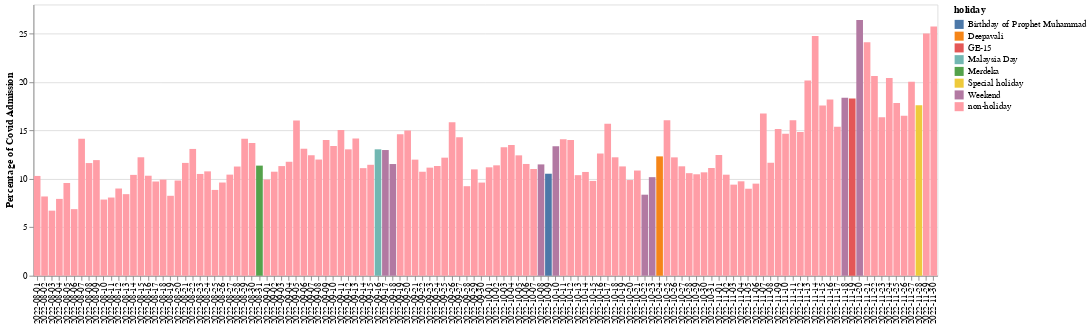

The code cell stored with this chart in its notebook:
### Code cell
alt.Chart(mergedhosp_malaysia).mark_bar().encode(
    x=alt.X('date', title=None) ,
    y=alt.Y('percentage_admitted', title='Percentage of Covid Admission'),
    tooltip=('date','holiday','malaysia_cases_new','admitted_covid','percentage_admitted'),
    color= 'holiday'
).properties(width=1000)

### Figure 1 — Vega-Lite specification as saved in the notebook (floating-point values rounded to 4 significant figures)
{"config": {"view": {"continuousWidth": 400, "continuousHeight": 300}}, "data": {"name": "data-c3a883f55ad697ca351b0caccef86f8d"}, "mark": "bar", "encoding": {"color": {"field": "holiday", "type": "nominal"}, "tooltip": [{"field": "date", "type": "nominal"}, {"field": "holiday", "type": "nominal"}, {"field": "malaysia_cases_new", "type": "quantitative"}, {"field": "admitted_covid", "type": "quantitative"}, {"field": "percentage_admitted", "type": "quantitative"}], "x": {"field": "date", "title": null, "type": "nominal"}, "y": {"field": "percentage_admitted", "title": "Percentage of Covid Admission", "type": "quantitative"}}, "width": 1000, "$schema": "https://vega.github.io/schema/vega-lite/v4.17.0.json", "datasets": {"data-c3a883f55ad697ca351b0caccef86f8d": [{"date": "2022-08-01", "holiday": "non-holiday", "malaysia_cases_new": 3213, "admitted_covid": 331, "percentage_admitted": 10.3}, {"date": "2022-08-02", "holiday": "non-holiday", "malaysia_cases_new": 4204, "admitted_covid": 344, "percentage_admitted": 8.183}, {"date": "2022-08-03", "holiday": "non-holiday", "malaysia_cases_new": 5330, "admitted_covid": 358, "percentage_admitted": 6.717}, {"date": "2022-08-04", "holiday": "non-holiday", "malaysia_cases_new": 4413, "admitted_covid": 350, "percentage_admitted": 7.931}, {"date": "2022-08-05", "holiday": "non-holiday", "malaysia_cases_new": 3927, "admitted_covid": 376, "percentage_admitted": 9.575}, {"date": "2022-08-06", "holiday": "non-holiday", "malaysia_cases_new": 4684, "admitted_covid": 322, "percentage_admitted": 6.874}, {"date": "2022-08-07", "holiday": "non-holiday", "malaysia_cases_new": 2728, "admitted_covid": 386, "percentage_admitted": 14.15}, {"date": "2022-08-08", "holiday": "non-holiday", "malaysia_cases_new": 2863, "admitted_covid": 333, "percentage_admitted": 11.63}, {"date": "2022-08-09", "holiday": "non-holiday", "malaysia_cases_new": 3083, "admitted_covid": 368, "percentage_admitted": 11.94}, {"date": "2022-08-10", "holiday": "non-holiday", "malaysia_cases_new": 4896, "admitted_covid": 385, "percentage_admitted": 7.864}, {"date": "2022-08-11", "holiday": "non-holiday", "malaysia_cases_new": 4831, "admitted_covid": 390, "percentage_admitted": 8.073}, {"date": "2022-08-12", "holiday": "non-holiday", "malaysia_cases_new": 3943, "admitted_covid": 355, "percentage_admitted": 9.003}, {"date": "2022-08-13", "holiday": "non-holiday", "malaysia_cases_new": 4334, "admitted_covid": 365, "percentage_admitted": 8.422}, {"date": "2022-08-14", "holiday": "non-holiday", "malaysia_cases_new": 3045, "admitted_covid": 317, "percentage_admitted": 10.41}, {"date": "2022-08-15", "holiday": "non-holiday", "malaysia_cases_new": 2437, "admitted_covid": 298, "percentage_admitted": 12.23}, {"date": "2022-08-16", "holiday": "non-holiday", "malaysia_cases_new": 3429, "admitted_covid": 354, "percentage_admitted": 10.32}, {"date": "2022-08-17", "holiday": "non-holiday", "malaysia_cases_new": 3516, "admitted_covid": 342, "percentage_admitted": 9.727}, {"date": "2022-08-18", "holiday": "non-holiday", "malaysia_cases_new": 4071, "admitted_covid": 404, "percentage_admitted": 9.924}, {"date": "2022-08-19", "holiday": "non-holiday", "malaysia_cases_new": 3490, "admitted_covid": 288, "percentage_admitted": 8.252}, {"date": "2022-08-20", "holiday": "non-holiday", "malaysia_cases_new": 2798, "admitted_covid": 275, "percentage_admitted": 9.828}, {"date": "2022-08-21", "holiday": "non-holiday", "malaysia_cases_new": 2464, "admitted_covid": 287, "percentage_admitted": 11.65}, {"date": "2022-08-22", "holiday": "non-holiday", "malaysia_cases_new": 2078, "admitted_covid": 272, "percentage_admitted": 13.09}, {"date": "2022-08-23", "holiday": "non-holiday", "malaysia_cases_new": 2722, "admitted_covid": 286, "percentage_admitted": 10.51}, {"date": "2022-08-24", "holiday": "non-holiday", "malaysia_cases_new": 2636, "admitted_covid": 284, "percentage_admitted": 10.77}, {"date": "2022-08-25", "holiday": "non-holiday", "malaysia_cases_new": 3206, "admitted_covid": 284, "percentage_admitted": 8.858}, {"date": "2022-08-26", "holiday": "non-holiday", "malaysia_cases_new": 3118, "admitted_covid": 300, "percentage_admitted": 9.622}, {"date": "2022-08-27", "holiday": "non-holiday", "malaysia_cases_new": 2491, "admitted_covid": 260, "percentage_admitted": 10.44}, {"date": "2022-08-28", "holiday": "non-holiday", "malaysia_cases_new": 2191, "admitted_covid": 247, "percentage_admitted": 11.27}, {"date": "2022-08-29", "holiday": "non-holiday", "malaysia_cases_new": 1946, "admitted_covid": 275, "percentage_admitted": 14.13}, {"date": "2022-08-30", "holiday": "non-holiday", "malaysia_cases_new": 2144, "admitted_covid": 294, "percentage_admitted": 13.71}, {"date": "2022-08-31", "holiday": "Merdeka", "malaysia_cases_new": 2340, "admitted_covid": 266, "percentage_admitted": 11.37}, {"date": "2022-09-01", "holiday": "non-holiday", "malaysia_cases_new": 2356, "admitted_covid": 234, "percentage_admitted": 9.932}, {"date": "2022-09-02", "holiday": "non-holiday", "malaysia_cases_new": 2328, "admitted_covid": 250, "percentage_admitted": 10.74}, {"date": "2022-09-03", "holiday": "non-holiday", "malaysia_cases_new": 2244, "admitted_covid": 254, "percentage_admitted": 11.32}, {"date": "2022-09-04", "holiday": "non-holiday", "malaysia_cases_new": 1904, "admitted_covid": 224, "percentage_admitted": 11.76}, {"date": "2022-09-05", "holiday": "non-holiday", "malaysia_cases_new": 1486, "admitted_covid": 238, "percentage_admitted": 16.02}, {"date": "2022-09-06", "holiday": "non-holiday", "malaysia_cases_new": 2067, "admitted_covid": 271, "percentage_admitted": 13.11}, {"date": "2022-09-07", "holiday": "non-holiday", "malaysia_cases_new": 2428, "admitted_covid": 302, "percentage_admitted": 12.44}, {"date": "2022-09-08", "holiday": "non-holiday", "malaysia_cases_new": 2226, "admitted_covid": 267, "percentage_admitted": 11.99}, {"date": "2022-09-09", "holiday": "non-holiday", "malaysia_cases_new": 1990, "admitted_covid": 279, "percentage_admitted": 14.02}, {"date": "2022-09-10", "holiday": "non-holiday", "malaysia_cases_new": 1971, "admitted_covid": 264, "percentage_admitted": 13.39}, {"date": "2022-09-11", "holiday": "non-holiday", "malaysia_cases_new": 1483, "admitted_covid": 223, "percentage_admitted": 15.04}, {"date": "2022-09-12", "holiday": "non-holiday", "malaysia_cases_new": 1847, "admitted_covid": 241, "percentage_admitted": 13.05}, {"date": "2022-09-13", "holiday": "non-holiday", "malaysia_cases_new": 1942, "admitted_covid": 275, "percentage_admitted": 14.16}, {"date": "2022-09-14", "holiday": "non-holiday", "malaysia_cases_new": 2431, "admitted_covid": 270, "percentage_admitted": 11.11}, {"date": "2022-09-15", "holiday": "non-holiday", "malaysia_cases_new": 2375, "admitted_covid": 272, "percentage_admitted": 11.45}, {"date": "2022-09-16", "holiday": "Malaysia Day", "malaysia_cases_new": 1977, "admitted_covid": 258, "percentage_admitted": 13.05}, {"date": "2022-09-17", "holiday": "Weekend", "malaysia_cases_new": 1572, "admitted_covid": 204, "percentage_admitted": 12.98}, {"date": "2022-09-18", "holiday": "Weekend", "malaysia_cases_new": 1639, "admitted_covid": 189, "percentage_admitted": 11.53}, {"date": "2022-09-19", "holiday": "non-holiday", "malaysia_cases_new": 1307, "admitted_covid": 191, "percentage_admitted": 14.61}, {"date": "2022-09-20", "holiday": "non-holiday", "malaysia_cases_new": 1667, "admitted_covid": 250, "percentage_admitted": 15.0}, {"date": "2022-09-21", "holiday": "non-holiday", "malaysia_cases_new": 2111, "admitted_covid": 253, "percentage_admitted": 11.98}, {"date": "2022-09-22", "holiday": "non-holiday", "malaysia_cases_new": 2245, "admitted_covid": 241, "percentage_admitted": 10.73}, {"date": "2022-09-23", "holiday": "non-holiday", "malaysia_cases_new": 2070, "admitted_covid": 231, "percentage_admitted": 11.16}, {"date": "2022-09-24", "holiday": "non-holiday", "malaysia_cases_new": 1924, "admitted_covid": 218, "percentage_admitted": 11.33}, {"date": "2022-09-25", "holiday": "non-holiday", "malaysia_cases_new": 1608, "admitted_covid": 196, "percentage_admitted": 12.19}, {"date": "2022-09-26", "holiday": "non-holiday", "malaysia_cases_new": 1186, "admitted_covid": 188, "percentage_admitted": 15.85}, {"date": "2022-09-27", "holiday": "non-holiday", "malaysia_cases_new": 1552, "admitted_covid": 222, "percentage_admitted": 14.3}, {"date": "2022-09-28", "holiday": "non-holiday", "malaysia_cases_new": 2445, "admitted_covid": 226, "percentage_admitted": 9.243}, {"date": "2022-09-29", "holiday": "non-holiday", "malaysia_cases_new": 1867, "admitted_covid": 205, "percentage_admitted": 10.98}, {"date": "2022-09-30", "holiday": "non-holiday", "malaysia_cases_new": 2007, "admitted_covid": 193, "percentage_admitted": 9.616}, {"date": "2022-10-01", "holiday": "non-holiday", "malaysia_cases_new": 1626, "admitted_covid": 182, "percentage_admitted": 11.19}, {"date": "2022-10-02", "holiday": "non-holiday", "malaysia_cases_new": 1360, "admitted_covid": 155, "percentage_admitted": 11.4}, {"date": "2022-10-03", "holiday": "non-holiday", "malaysia_cases_new": 1244, "admitted_covid": 165, "percentage_admitted": 13.26}, {"date": "2022-10-04", "holiday": "non-holiday", "malaysia_cases_new": 1483, "admitted_covid": 200, "percentage_admitted": 13.49}, {"date": "2022-10-05", "holiday": "non-holiday", "malaysia_cases_new": 1722, "admitted_covid": 214, "percentage_admitted": 12.43}, {"date": "2022-10-06", "holiday": "non-holiday", "malaysia_cases_new": 1794, "admitted_covid": 207, "percentage_admitted": 11.54}, {"date": "2022-10-07", "holiday": "non-holiday", "malaysia_cases_new": 1788, "admitted_covid": 197, "percentage_admitted": 11.02}, {"date": "2022-10-08", "holiday": "Weekend", "malaysia_cases_new": 1627, "admitted_covid": 187, "percentage_admitted": 11.49}, {"date": "2022-10-09", "holiday": "Birthday of Prophet Muhammad", "malaysia_cases_new": 1453, "admitted_covid": 153, "percentage_admitted": 10.53}, {"date": "2022-10-10", "holiday": "Weekend", "malaysia_cases_new": 1241, "admitted_covid": 166, "percentage_admitted": 13.38}, {"date": "2022-10-11", "holiday": "non-holiday", "malaysia_cases_new": 1291, "admitted_covid": 182, "percentage_admitted": 14.1}, {"date": "2022-10-12", "holiday": "non-holiday", "malaysia_cases_new": 1628, "admitted_covid": 228, "percentage_admitted": 14.0}, {"date": "2022-10-13", "holiday": "non-holiday", "malaysia_cases_new": 2090, "admitted_covid": 217, "percentage_admitted": 10.38}, {"date": "2022-10-14", "holiday": "non-holiday", "malaysia_cases_new": 2231, "admitted_covid": 239, "percentage_admitted": 10.71}, {"date": "2022-10-15", "holiday": "non-holiday", "malaysia_cases_new": 2023, "admitted_covid": 198, "percentage_admitted": 9.787}, {"date": "2022-10-16", "holiday": "non-holiday", "malaysia_cases_new": 1712, "admitted_covid": 216, "percentage_admitted": 12.62}, {"date": "2022-10-17", "holiday": "non-holiday", "malaysia_cases_new": 1210, "admitted_covid": 190, "percentage_admitted": 15.7}, {"date": "2022-10-18", "holiday": "non-holiday", "malaysia_cases_new": 1873, "admitted_covid": 229, "percentage_admitted": 12.23}, {"date": "2022-10-19", "holiday": "non-holiday", "malaysia_cases_new": 2295, "admitted_covid": 259, "percentage_admitted": 11.29}, {"date": "2022-10-20", "holiday": "non-holiday", "malaysia_cases_new": 2561, "admitted_covid": 253, "percentage_admitted": 9.879}, {"date": "2022-10-21", "holiday": "non-holiday", "malaysia_cases_new": 2256, "admitted_covid": 245, "percentage_admitted": 10.86}, {"date": "2022-10-22", "holiday": "Weekend", "malaysia_cases_new": 2618, "admitted_covid": 219, "percentage_admitted": 8.365}, {"date": "2022-10-23", "holiday": "Weekend", "malaysia_cases_new": 2054, "admitted_covid": 209, "percentage_admitted": 10.18}, {"date": "2022-10-24", "holiday": "Deepavali", "malaysia_cases_new": 1737, "admitted_covid": 214, "percentage_admitted": 12.32}, {"date": "2022-10-25", "holiday": "non-holiday", "malaysia_cases_new": 1743, "admitted_covid": 280, "percentage_admitted": 16.06}, {"date": "2022-10-26", "holiday": "non-holiday", "malaysia_cases_new": 2136, "admitted_covid": 261, "percentage_admitted": 12.22}, {"date": "2022-10-27", "holiday": "non-holiday", "malaysia_cases_new": 2762, "admitted_covid": 312, "percentage_admitted": 11.3}, {"date": "2022-10-28", "holiday": "non-holiday", "malaysia_cases_new": 3296, "admitted_covid": 349, "percentage_admitted": 10.59}, {"date": "2022-10-29", "holiday": "non-holiday", "malaysia_cases_new": 3189, "admitted_covid": 334, "percentage_admitted": 10.47}, {"date": "2022-10-30", "holiday": "non-holiday", "malaysia_cases_new": 3129, "admitted_covid": 334, "percentage_admitted": 10.67}, {"date": "2022-10-31", "holiday": "non-holiday", "malaysia_cases_new": 2913, "admitted_covid": 324, "percentage_admitted": 11.12}, {"date": "2022-11-01", "holiday": "non-holiday", "malaysia_cases_new": 2913, "admitted_covid": 363, "percentage_admitted": 12.46}, {"date": "2022-11-02", "holiday": "non-holiday", "malaysia_cases_new": 3969, "admitted_covid": 414, "percentage_admitted": 10.43}, {"date": "2022-11-03", "holiday": "non-holiday", "malaysia_cases_new": 4711, "admitted_covid": 443, "percentage_admitted": 9.404}, {"date": "2022-11-04", "holiday": "non-holiday", "malaysia_cases_new": 4360, "admitted_covid": 425, "percentage_admitted": 9.748}, {"date": "2022-11-05", "holiday": "non-holiday", "malaysia_cases_new": 4621, "admitted_covid": 415, "percentage_admitted": 8.981}, {"date": "2022-11-06", "holiday": "non-holiday", "malaysia_cases_new": 3913, "admitted_covid": 372, "percentage_admitted": 9.507}, {"date": "2022-11-07", "holiday": "non-holiday", "malaysia_cases_new": 2521, "admitted_covid": 422, "percentage_admitted": 16.74}, {"date": "2022-11-08", "holiday": "non-holiday", "malaysia_cases_new": 3781, "admitted_covid": 441, "percentage_admitted": 11.66}, {"date": "2022-11-09", "holiday": "non-holiday", "malaysia_cases_new": 3267, "admitted_covid": 495, "percentage_admitted": 15.15}, {"date": "2022-11-10", "holiday": "non-holiday", "malaysia_cases_new": 3436, "admitted_covid": 504, "percentage_admitted": 14.67}, {"date": "2022-11-11", "holiday": "non-holiday", "malaysia_cases_new": 3245, "admitted_covid": 521, "percentage_admitted": 16.06}, {"date": "2022-11-12", "holiday": "non-holiday", "malaysia_cases_new": 2882, "admitted_covid": 428, "percentage_admitted": 14.85}, {"date": "2022-11-13", "holiday": "non-holiday", "malaysia_cases_new": 2234, "admitted_covid": 450, "percentage_admitted": 20.14}, {"date": "2022-11-14", "holiday": "non-holiday", "malaysia_cases_new": 1749, "admitted_covid": 433, "percentage_admitted": 24.76}, {"date": "2022-11-15", "holiday": "non-holiday", "malaysia_cases_new": 2852, "admitted_covid": 501, "percentage_admitted": 17.57}, {"date": "2022-11-16", "holiday": "non-holiday", "malaysia_cases_new": 3304, "admitted_covid": 601, "percentage_admitted": 18.19}, {"date": "2022-11-17", "holiday": "non-holiday", "malaysia_cases_new": 3457, "admitted_covid": 532, "percentage_admitted": 15.39}, {"date": "2022-11-18", "holiday": "Weekend", "malaysia_cases_new": 3037, "admitted_covid": 558, "percentage_admitted": 18.37}, {"date": "2022-11-19", "holiday": "GE-15", "malaysia_cases_new": 2450, "admitted_covid": 448, "percentage_admitted": 18.29}, {"date": "2022-11-20", "holiday": "Weekend", "malaysia_cases_new": 1633, "admitted_covid": 431, "percentage_admitted": 26.39}, {"date": "2022-11-21", "holiday": "non-holiday", "malaysia_cases_new": 2121, "admitted_covid": 511, "percentage_admitted": 24.09}, {"date": "2022-11-22", "holiday": "non-holiday", "malaysia_cases_new": 2516, "admitted_covid": 519, "percentage_admitted": 20.63}, {"date": "2022-11-23", "holiday": "non-holiday", "malaysia_cases_new": 3537, "admitted_covid": 579, "percentage_admitted": 16.37}, {"date": "2022-11-24", "holiday": "non-holiday", "malaysia_cases_new": 2877, "admitted_covid": 587, "percentage_admitted": 20.4}, {"date": "2022-11-25", "holiday": "non-holiday", "malaysia_cases_new": 3024, "admitted_covid": 539, "percentage_admitted": 17.82}, {"date": "2022-11-26", "holiday": "non-holiday", "malaysia_cases_new": 2898, "admitted_covid": 479, "percentage_admitted": 16.53}, {"date": "2022-11-27", "holiday": "non-holiday", "malaysia_cases_new": 2022, "admitted_covid": 405, "percentage_admitted": 20.03}, {"date": "2022-11-28", "holiday": "Special holiday", "malaysia_cases_new": 2465, "admitted_covid": 434, "percentage_admitted": 17.61}, {"date": "2022-11-29", "holiday": "non-holiday", "malaysia_cases_new": 1672, "admitted_covid": 418, "percentage_admitted": 25.0}, {"date": "2022-11-30", "holiday": "non-holiday", "malaysia_cases_new": 1737, "admitted_covid": 447, "percentage_admitted": 25.73}]}}
